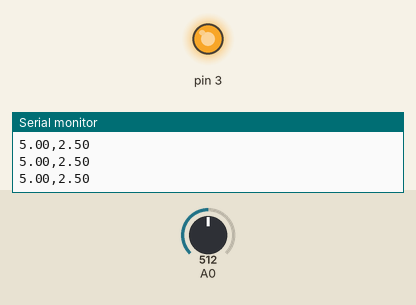
The sketch below on a simulated Arduino Uno, built with avr-gcc and run on an emulated ATmega328P. Parts: output pins drawn as LEDs (lit = HIGH), the last lines printed to the serial monitor. The test bench sets the inputs (shaded band); at power-on: A0 = 512.

Above: at 6.3 s.
6.4 s: A0 set to 1023
At 6.4 s:
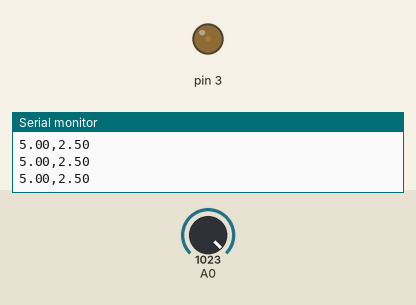
7.9 s: A0 set to 900
At 9.78 s:
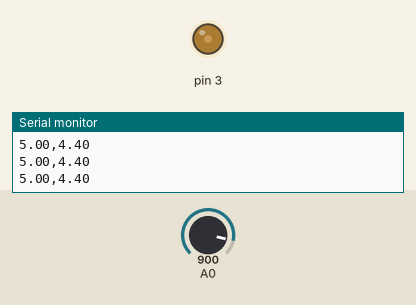
At 11.59 s:
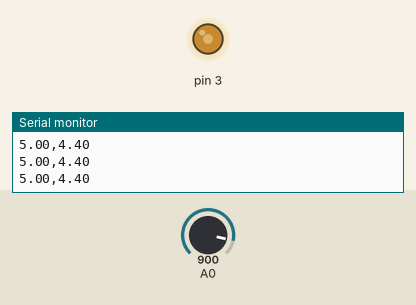
Timing chart, 0 to 16.9 s (numbered marks = the images above; inputs shaded):
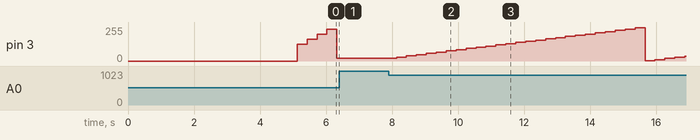

Measured:
- after the input at 6.4 s, pin 3: stays 21/255 (without the input it goes to 59/255 after 0.23 s)
- after the input at 7.9 s, pin 3: 21/255 → 30/255 after 0.23 s, → 39/255 0.30 s later, → 48/255 0.30 s later, → 58/255 0.30 s later, … (30 changes in this stretch)

The sketch:

PID.ino
```cpp
double time_old, dt;
double integral, error_old = 0;
double kp, kd, ki;
double target_voltage = 5.0;

void setup()
{
  kp = 0.00005;
  ki = 50;
  kd = 0.00005;
  time_old = 0;
  Serial.begin(9600);
  pinMode(3,OUTPUT);
  pinMode(A0,INPUT);
  analogWrite(3, 0);
  for(int i = 0; i < 50; i++)
  {
    Serial.print(target_voltage);
    Serial.print(",");
    Serial.println(0);
    delay(100);
  }
  delay(100);
}

void loop()
{
  double time_now = millis();
  dt = (time_now - time_old)/1000.00;
  time_old = time_now;

  double actual_voltage = analogRead(A0)*5.0/1023;
  double error_now = target_voltage - actual_voltage;

  integral += error_now*dt;
  double derivative = (error_now - error_old)/dt;
  error_old = error_now;
  double output_PWM = kp*error_now + ki*integral + kd*derivative;

  analogWrite(3, output_PWM);

  // Setpoint VS Actual
  Serial.print(target_voltage);
  Serial.print(",");
  Serial.println(actual_voltage);

  delay(300);
}
```
